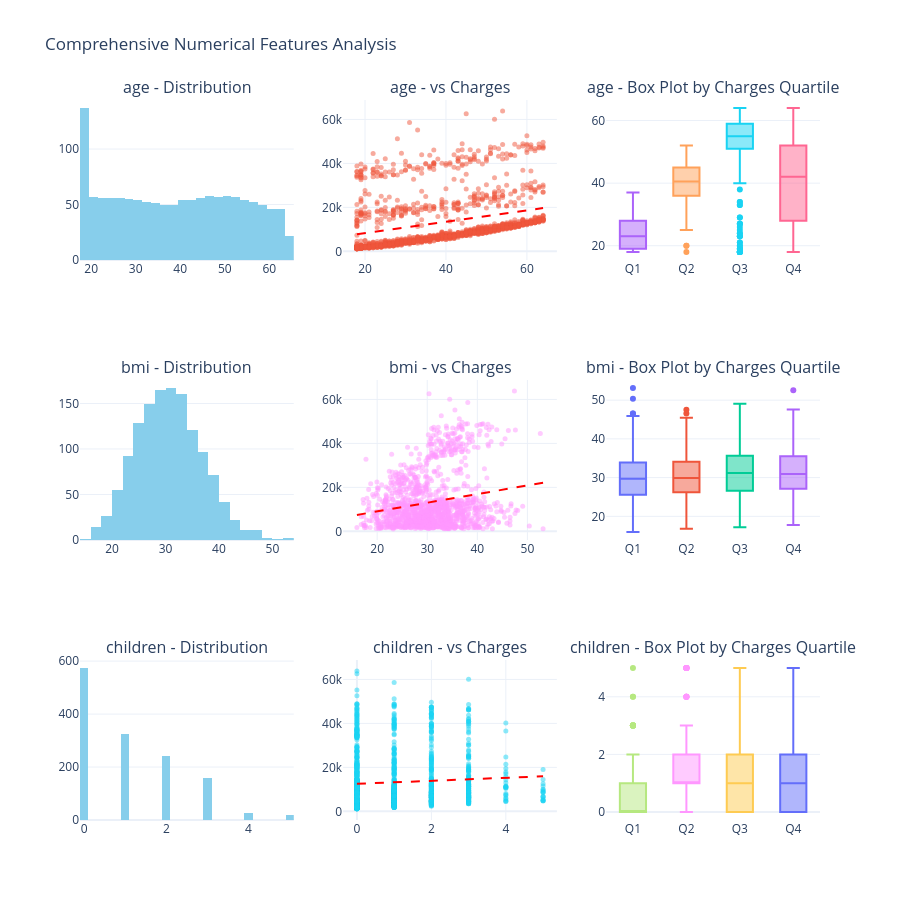

Notebook cell for this chart:
### Code cell
# ============================================================================
# VISUALIZING NUMERICAL FEATURES
# ============================================================================

fig = make_subplots(
    rows=len(numerical_features), cols=3,
    subplot_titles=[f'{feat} - {plot}' 
                   for feat in numerical_features 
                   for plot in ['Distribution', 'vs Charges', 'Box Plot by Charges Quartile']],
    specs=[[{'type': 'histogram'}, {'type': 'scatter'}, {'type': 'box'}]
          for _ in range(len(numerical_features))]
)

for idx, feature in enumerate(numerical_features, 1):
    # Distribution
    fig.add_trace(
        go.Histogram(x=df[feature], nbinsx=30,
                    marker_color='skyblue', showlegend=False),
        row=idx, col=1
    )
    
    # Scatter vs Charges
    fig.add_trace(
        go.Scatter(x=df[feature], y=df['charges'],
                  mode='markers', marker=dict(size=5, opacity=0.5),
                  showlegend=False),
        row=idx, col=2
    )
    
    # Add trend line
    z = np.polyfit(df[feature], df['charges'], 1)
    p = np.poly1d(z)
    x_trend = np.linspace(df[feature].min(), df[feature].max(), 100)
    fig.add_trace(
        go.Scatter(x=x_trend, y=p(x_trend),
                  mode='lines', line=dict(color='red', dash='dash'),
                  showlegend=False),
        row=idx, col=2
    )
    
    # Box plot by charges quartile
    charges_quartiles = pd.qcut(df['charges'], q=4, labels=['Q1', 'Q2', 'Q3', 'Q4'])
    for quartile in ['Q1', 'Q2', 'Q3', 'Q4']:
        fig.add_trace(
            go.Box(y=df[charges_quartiles == quartile][feature],
                  name=quartile, showlegend=False),
            row=idx, col=3
        )

fig.update_layout(height=300*len(numerical_features),
                 title_text="Comprehensive Numerical Features Analysis")
fig.show()

# Feature Interaction Analysis
print_divider("FEATURE INTERACTIONS WITH TARGET")

# Create interaction plots
fig, axes = plt.subplots(2, 3, figsize=(18, 12))
axes = axes.flatten()

# Age vs Charges by different factors
for idx, (factor, ax) in enumerate(zip(['smoker', 'sex', 'region'], axes[:3])):
    for category in df[factor].unique():
        subset = df[df[factor] == category]
        ax.scatter(subset['age'], subset['charges'], label=category, alpha=0.6)
    ax.set_xlabel('Age')
    ax.set_ylabel('Charges')
    ax.set_title(f'Age vs Charges by {factor.capitalize()}')
    ax.legend()

# BMI vs Charges by different factors  
for idx, (factor, ax) in enumerate(zip(['smoker', 'sex', 'region'], axes[3:6])):
    for category in df[factor].unique():
        subset = df[df[factor] == category]
        ax.scatter(subset['bmi'], subset['charges'], label=category, alpha=0.6)
    ax.set_xlabel('BMI')
    ax.set_ylabel('Charges')
    ax.set_title(f'BMI vs Charges by {factor.capitalize()}')
    ax.legend()

plt.tight_layout()
plt.show()

# Correlation between numerical features
print_divider("CORRELATION BETWEEN NUMERICAL FEATURES")

# Calculate correlation matrix
corr_matrix = df[numerical_features].corr()

# Visualize correlation matrix
plt.figure(figsize=(8, 6))
sns.heatmap(corr_matrix, annot=True, fmt='.3f', cmap='coolwarm',
           center=0, square=True, linewidths=1,
           cbar_kws={"shrink": 0.8})
plt.title('Correlation Matrix: Numerical Features')
plt.show()

# VIF for multicollinearity
print("\n📊 Variance Inflation Factor (Multicollinearity Check):")
vif_data = calculate_vif(df, numerical_features)
display(vif_data)

if (vif_data['VIF'] > 10).any():
    print("⚠️ Warning: High multicollinearity detected (VIF > 10)")
elif (vif_data['VIF'] > 5).any():
    print("⚠️ Moderate multicollinearity detected (VIF > 5)")
else:
    print("✅ No significant multicollinearity detected (all VIF < 5)")

### Figure 1 — Plotly figure (JSON) as saved in the notebook; plotly's stock layout.template omitted (floating-point values rounded to 4 significant figures; data arrays with more than 128 entries replaced by an {"elided": "..."} marker saying what was removed)
{"data": [{"marker": {"color": "skyblue"}, "nbinsx": 30, "showlegend": false, "type": "histogram", "x": {"elided": "1338 int values"}, "xaxis": "x", "yaxis": "y"}, {"marker": {"opacity": 0.5, "size": 5}, "mode": "markers", "showlegend": false, "type": "scatter", "x": {"elided": "1338 int values"}, "xaxis": "x2", "y": {"elided": "1338 float values"}, "yaxis": "y2"}, {"line": {"color": "red", "dash": "dash"}, "mode": "lines", "showlegend": false, "type": "scatter", "x": [18.0, 18.46, 18.93, 19.39, 19.86, 20.32, 20.79, 21.25, 21.72, 22.18, 22.65, 23.11, 23.58, 24.04, 24.51, 24.97, 25.43, 25.9, 26.36, 26.83, 27.29, 27.76, 28.22, 28.69, 29.15, 29.62, 30.08, 30.55, 31.01, 31.47, 31.94, 32.4, 32.87, 33.33, 33.8, 34.26, 34.73, 35.19, 35.66, 36.12, 36.59, 37.05, 37.52, 37.98, 38.44, 38.91, 39.37, 39.84, 40.3, 40.77, 41.23, 41.7, 42.16, 42.63, 43.09, 43.56, 44.02, 44.48, 44.95, 45.41, 45.88, 46.34, 46.81, 47.27, 47.74, 48.2, 48.67, 49.13, 49.6, 50.06, 50.53, 50.99, 51.45, 51.92, 52.38, 52.85, 53.31, 53.78, 54.24, 54.71, 55.17, 55.64, 56.1, 56.57, 57.03, 57.49, 57.96, 58.42, 58.89, 59.35, 59.82, 60.28, 60.75, 61.21, 61.68, 62.14, 62.61, 63.07, 63.54, 64.0], "xaxis": "x2", "y": [7805.0, 7925.0, 8044.0, 8164.0, 8284.0, 8404.0, 8523.0, 8643.0, 8763.0, 8883.0, 9002.0, 9122.0, 9242.0, 9362.0, 9481.0, 9601.0, 9721.0, 9841.0, 9960.0, 10080.0, 10200.0, 10320.0, 10440.0, 10560.0, 10680.0, 10800.0, 10920.0, 11040.0, 11160.0, 11280.0, 11400.0, 11520.0, 11640.0, 11760.0, 11880.0, 12000.0, 12120.0, 12240.0, 12360.0, 12480.0, 12590.0, 12710.0, 12830.0, 12950.0, 13070.0, 13190.0, 13310.0, 13430.0, 13550.0, 13670.0, 13790.0, 13910.0, 14030.0, 14150.0, 14270.0, 14390.0, 14510.0, 14630.0, 14750.0, 14870.0, 14990.0, 15110.0, 15230.0, 15350.0, 15470.0, 15590.0, 15710.0, 15830.0, 15950.0, 16070.0, 16190.0, 16310.0, 16430.0, 16550.0, 16670.0, 16790.0, 16910.0, 17030.0, 17150.0, 17270.0, 17380.0, 17500.0, 17620.0, 17740.0, 17860.0, 17980.0, 18100.0, 18220.0, 18340.0, 18460.0, 18580.0, 18700.0, 18820.0, 18940.0, 19060.0, 19180.0, 19300.0, 19420.0, 19540.0, 19660.0], "yaxis": "y2"}, {"name": "Q1", "showlegend": false, "type": "box", "xaxis": "x3", "y": {"elided": "335 int values"}, "yaxis": "y3"}, {"name": "Q2", "showlegend": false, "type": "box", "xaxis": "x3", "y": {"elided": "334 int values"}, "yaxis": "y3"}, {"name": "Q3", "showlegend": false, "type": "box", "xaxis": "x3", "y": {"elided": "334 int values"}, "yaxis": "y3"}, {"name": "Q4", "showlegend": false, "type": "box", "xaxis": "x3", "y": {"elided": "335 int values"}, "yaxis": "y3"}, {"marker": {"color": "skyblue"}, "nbinsx": 30, "showlegend": false, "type": "histogram", "x": {"elided": "1338 float values"}, "xaxis": "x4", "yaxis": "y4"}, {"marker": {"opacity": 0.5, "size": 5}, "mode": "markers", "showlegend": false, "type": "scatter", "x": {"elided": "1338 float values"}, "xaxis": "x5", "y": {"elided": "1338 float values"}, "yaxis": "y5"}, {"line": {"color": "red", "dash": "dash"}, "mode": "lines", "showlegend": false, "type": "scatter", "x": [15.96, 16.34, 16.71, 17.09, 17.46, 17.84, 18.21, 18.59, 18.96, 19.34, 19.71, 20.09, 20.47, 20.84, 21.22, 21.59, 21.97, 22.34, 22.72, 23.09, 23.47, 23.84, 24.22, 24.6, 24.97, 25.35, 25.72, 26.1, 26.47, 26.85, 27.22, 27.6, 27.97, 28.35, 28.73, 29.1, 29.48, 29.85, 30.23, 30.6, 30.98, 31.35, 31.73, 32.1, 32.48, 32.86, 33.23, 33.61, 33.98, 34.36, 34.73, 35.11, 35.48, 35.86, 36.23, 36.61, 36.99, 37.36, 37.74, 38.11, 38.49, 38.86, 39.24, 39.61, 39.99, 40.36, 40.74, 41.12, 41.49, 41.87, 42.24, 42.62, 42.99, 43.37, 43.74, 44.12, 44.49, 44.87, 45.25, 45.62, 46.0, 46.37, 46.75, 47.12, 47.5, 47.87, 48.25, 48.62, 49.0, 49.38, 49.75, 50.13, 50.5, 50.88, 51.25, 51.63, 52.0, 52.38, 52.75, 53.13], "xaxis": "x5", "y": [7479.0, 7627.0, 7775.0, 7923.0, 8071.0, 8219.0, 8366.0, 8514.0, 8662.0, 8810.0, 8958.0, 9106.0, 9254.0, 9402.0, 9549.0, 9697.0, 9845.0, 9993.0, 10140.0, 10290.0, 10440.0, 10580.0, 10730.0, 10880.0, 11030.0, 11180.0, 11320.0, 11470.0, 11620.0, 11770.0, 11920.0, 12060.0, 12210.0, 12360.0, 12510.0, 12660.0, 12800.0, 12950.0, 13100.0, 13250.0, 13390.0, 13540.0, 13690.0, 13840.0, 13990.0, 14130.0, 14280.0, 14430.0, 14580.0, 14730.0, 14870.0, 15020.0, 15170.0, 15320.0, 15460.0, 15610.0, 15760.0, 15910.0, 16060.0, 16200.0, 16350.0, 16500.0, 16650.0, 16800.0, 16940.0, 17090.0, 17240.0, 17390.0, 17540.0, 17680.0, 17830.0, 17980.0, 18130.0, 18270.0, 18420.0, 18570.0, 18720.0, 18870.0, 19010.0, 19160.0, 19310.0, 19460.0, 19610.0, 19750.0, 19900.0, 20050.0, 20200.0, 20340.0, 20490.0, 20640.0, 20790.0, 20940.0, 21080.0, 21230.0, 21380.0, 21530.0, 21680.0, 21820.0, 21970.0, 22120.0], "yaxis": "y5"}, {"name": "Q1", "showlegend": false, "type": "box", "xaxis": "x6", "y": {"elided": "335 float values"}, "yaxis": "y6"}, {"name": "Q2", "showlegend": false, "type": "box", "xaxis": "x6", "y": {"elided": "334 float values"}, "yaxis": "y6"}, {"name": "Q3", "showlegend": false, "type": "box", "xaxis": "x6", "y": {"elided": "334 float values"}, "yaxis": "y6"}, {"name": "Q4", "showlegend": false, "type": "box", "xaxis": "x6", "y": {"elided": "335 float values"}, "yaxis": "y6"}, {"marker": {"color": "skyblue"}, "nbinsx": 30, "showlegend": false, "type": "histogram", "x": {"elided": "1338 int values"}, "xaxis": "x7", "yaxis": "y7"}, {"marker": {"opacity": 0.5, "size": 5}, "mode": "markers", "showlegend": false, "type": "scatter", "x": {"elided": "1338 int values"}, "xaxis": "x8", "y": {"elided": "1338 float values"}, "yaxis": "y8"}, {"line": {"color": "red", "dash": "dash"}, "mode": "lines", "showlegend": false, "type": "scatter", "x": [0.0, 0.05051, 0.101, 0.1515, 0.202, 0.2525, 0.303, 0.3535, 0.404, 0.4545, 0.5051, 0.5556, 0.6061, 0.6566, 0.7071, 0.7576, 0.8081, 0.8586, 0.9091, 0.9596, 1.01, 1.061, 1.111, 1.162, 1.212, 1.263, 1.313, 1.364, 1.414, 1.465, 1.515, 1.566, 1.616, 1.667, 1.717, 1.768, 1.818, 1.869, 1.919, 1.97, 2.02, 2.071, 2.121, 2.172, 2.222, 2.273, 2.323, 2.374, 2.424, 2.475, 2.525, 2.576, 2.626, 2.677, 2.727, 2.778, 2.828, 2.879, 2.929, 2.98, 3.03, 3.081, 3.131, 3.182, 3.232, 3.283, 3.333, 3.384, 3.434, 3.485, 3.535, 3.586, 3.636, 3.687, 3.737, 3.788, 3.838, 3.889, 3.939, 3.99, 4.04, 4.091, 4.141, 4.192, 4.242, 4.293, 4.343, 4.394, 4.444, 4.495, 4.545, 4.596, 4.646, 4.697, 4.747, 4.798, 4.848, 4.899, 4.949, 5.0], "xaxis": "x8", "y": [12520.0, 12560.0, 12590.0, 12630.0, 12660.0, 12690.0, 12730.0, 12760.0, 12800.0, 12830.0, 12870.0, 12900.0, 12940.0, 12970.0, 13010.0, 13040.0, 13070.0, 13110.0, 13140.0, 13180.0, 13210.0, 13250.0, 13280.0, 13320.0, 13350.0, 13380.0, 13420.0, 13450.0, 13490.0, 13520.0, 13560.0, 13590.0, 13630.0, 13660.0, 13700.0, 13730.0, 13760.0, 13800.0, 13830.0, 13870.0, 13900.0, 13940.0, 13970.0, 14010.0, 14040.0, 14070.0, 14110.0, 14140.0, 14180.0, 14210.0, 14250.0, 14280.0, 14320.0, 14350.0, 14390.0, 14420.0, 14450.0, 14490.0, 14520.0, 14560.0, 14590.0, 14630.0, 14660.0, 14700.0, 14730.0, 14760.0, 14800.0, 14830.0, 14870.0, 14900.0, 14940.0, 14970.0, 15010.0, 15040.0, 15080.0, 15110.0, 15140.0, 15180.0, 15210.0, 15250.0, 15280.0, 15320.0, 15350.0, 15390.0, 15420.0, 15450.0, 15490.0, 15520.0, 15560.0, 15590.0, 15630.0, 15660.0, 15700.0, 15730.0, 15770.0, 15800.0, 15830.0, 15870.0, 15900.0, 15940.0], "yaxis": "y8"}, {"name": "Q1", "showlegend": false, "type": "box", "xaxis": "x9", "y": {"elided": "335 int values"}, "yaxis": "y9"}, {"name": "Q2", "showlegend": false, "type": "box", "xaxis": "x9", "y": {"elided": "334 int values"}, "yaxis": "y9"}, {"name": "Q3", "showlegend": false, "type": "box", "xaxis": "x9", "y": {"elided": "334 int values"}, "yaxis": "y9"}, {"name": "Q4", "showlegend": false, "type": "box", "xaxis": "x9", "y": {"elided": "335 int values"}, "yaxis": "y9"}], "layout": {"annotations": [{"font": {"size": 16}, "showarrow": false, "text": "age - Distribution", "x": 0.1444, "xanchor": "center", "xref": "paper", "y": 1, "yanchor": "bottom", "yref": "paper"}, {"font": {"size": 16}, "showarrow": false, "text": "age - vs Charges", "x": 0.5, "xanchor": "center", "xref": "paper", "y": 1, "yanchor": "bottom", "yref": "paper"}, {"font": {"size": 16}, "showarrow": false, "text": "age - Box Plot by Charges Quartile", "x": 0.8556, "xanchor": "center", "xref": "paper", "y": 1, "yanchor": "bottom", "yref": "paper"}, {"font": {"size": 16}, "showarrow": false, "text": "bmi - Distribution", "x": 0.1444, "xanchor": "center", "xref": "paper", "y": 0.6111, "yanchor": "bottom", "yref": "paper"}, {"font": {"size": 16}, "showarrow": false, "text": "bmi - vs Charges", "x": 0.5, "xanchor": "center", "xref": "paper", "y": 0.6111, "yanchor": "bottom", "yref": "paper"}, {"font": {"size": 16}, "showarrow": false, "text": "bmi - Box Plot by Charges Quartile", "x": 0.8556, "xanchor": "center", "xref": "paper", "y": 0.6111, "yanchor": "bottom", "yref": "paper"}, {"font": {"size": 16}, "showarrow": false, "text": "children - Distribution", "x": 0.1444, "xanchor": "center", "xref": "paper", "y": 0.2222, "yanchor": "bottom", "yref": "paper"}, {"font": {"size": 16}, "showarrow": false, "text": "children - vs Charges", "x": 0.5, "xanchor": "center", "xref": "paper", "y": 0.2222, "yanchor": "bottom", "yref": "paper"}, {"font": {"size": 16}, "showarrow": false, "text": "children - Box Plot by Charges Quartile", "x": 0.8556, "xanchor": "center", "xref": "paper", "y": 0.2222, "yanchor": "bottom", "yref": "paper"}], "height": 900, "title": {"text": "Comprehensive Numerical Features Analysis"}, "xaxis": {"anchor": "y", "domain": [0, 0.2889]}, "xaxis2": {"anchor": "y2", "domain": [0.3556, 0.6444]}, "xaxis3": {"anchor": "y3", "domain": [0.7111, 1]}, "xaxis4": {"anchor": "y4", "domain": [0, 0.2889]}, "xaxis5": {"anchor": "y5", "domain": [0.3556, 0.6444]}, "xaxis6": {"anchor": "y6", "domain": [0.7111, 1]}, "xaxis7": {"anchor": "y7", "domain": [0, 0.2889]}, "xaxis8": {"anchor": "y8", "domain": [0.3556, 0.6444]}, "xaxis9": {"anchor": "y9", "domain": [0.7111, 1]}, "yaxis": {"anchor": "x", "domain": [0.7778, 1]}, "yaxis2": {"anchor": "x2", "domain": [0.7778, 1]}, "yaxis3": {"anchor": "x3", "domain": [0.7778, 1]}, "yaxis4": {"anchor": "x4", "domain": [0.3889, 0.6111]}, "yaxis5": {"anchor": "x5", "domain": [0.3889, 0.6111]}, "yaxis6": {"anchor": "x6", "domain": [0.3889, 0.6111]}, "yaxis7": {"anchor": "x7", "domain": [0, 0.2222]}, "yaxis8": {"anchor": "x8", "domain": [0, 0.2222]}, "yaxis9": {"anchor": "x9", "domain": [0, 0.2222]}}}
